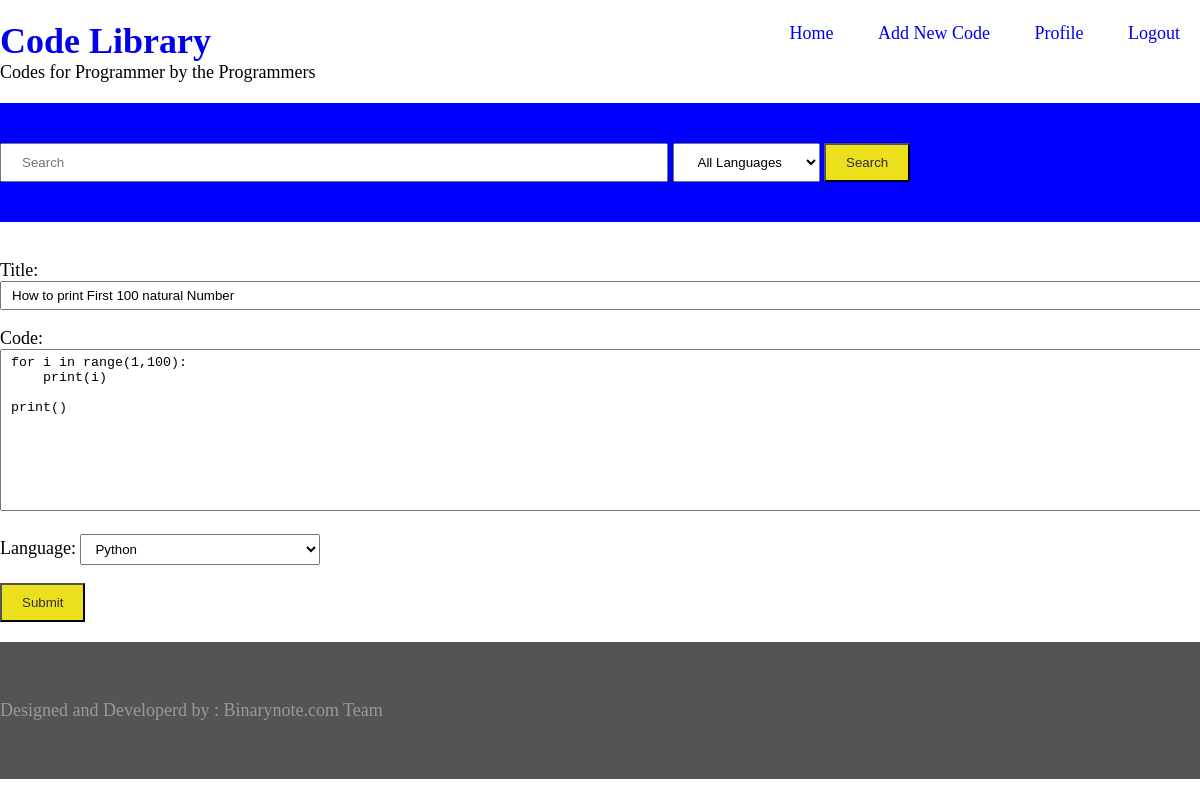
Page /1/update/ (signed in) on the committed database.
### library/models.py (models this page shows, shortened)
class code(models.Model):
    STATUS = [('Dr', 'Draft'), ('Pub', 'Published')]
    language = models.ForeignKey('language', on_delete=models.CASCADE)
    title = models.CharField(max_length=250)
    code = models.TextField()
    keywords = TaggableManager()
    status = models.CharField(max_length=20, choices=STATUS, default='Dr')
    submitted_on = models.DateField(auto_now=True)
    updated_on = models.DateField(auto_now=False)
    author      =models.ForeignKey(User, default = 1, on_delete = models.CASCADE)

class language(models.Model):
    language = models.CharField(max_length=30)
    def __str__(self):
        return self.language

### library/views.py (the view)
# urls.py: path('<int:pk>/update/', updateCode.as_view(), name="update"),
class updateCode(LoginRequiredMixin, UpdateView):
    model = code
    fields = ('title', 'code', 'keywords', 'language')
    context_object_name = 'post'
    template_name = 'library/codeForm.html'
    success_url = reverse_lazy('home')

### library/templates/library/codeForm.html (shortened to what this page needs)
{% extends 'library/base.html' %}
    {% block content %}
        <form class="codeform" action="" method="POST">
            {{ form.as_p }}
            <button name="submit" type="submit" value="submit">Submit</button>
        </form>
    {% endblock %}

### library/static/css/style.css (style rules this page uses)
body { margin: 0; padding: 0; font-size: 18px; height: 100vh; }
.codeform { width: 100vw; max-width: 1300px; }
.codeform input { width: 100%; padding: 5px 10px; }
.codeform textarea { width: 100%; padding: 5px 10px; }
.codeform select { padding: 6px 10px; width: 20%; }
input, select, button { padding: 10px 20px; }
button { background: #ecdf1c; color: rgb(49, 45, 45); }

### rows in the picture
code: title "How to print First 100 natural Number", code "for i in range(1,100): print(i) print()"
language: language "Python"
